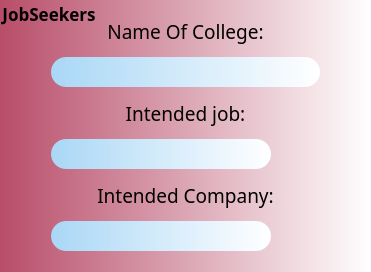
    <widget class="QGroupBox" name="jobSeekers_groupBox">
     <property name="font">
      <font>
       <family>Pristina</family>
       <pointsize>13</pointsize>
       <weight>75</weight>
       <bold>true</bold>
       <underline>false</underline>
       <strikeout>false</strikeout>
       <kerning>true</kerning>
      </font>
     </property>
     <property name="styleSheet">
      <string notr="true">background-color: qlineargradient(spread:pad, x1:0, y1:0, x2:1, y2:0, stop:0 rgba(184, 77, 105, 255), stop:1 rgba(255, 255, 255, 255));
border-radius:20px;</string>
     </property>
     <property name="title">
      <string>JobSeekers</string>
     </property>
     <layout class="QGridLayout" name="gridLayout_5">
      <item row="3" column="1" colspan="3">
       <widget class="QComboBox" name="intendedJob_comboBox">
        <property name="minimumSize">
         <size>
          <width>0</width>
          <height>30</height>
         </size>
        </property>
        <property name="maximumSize">
         <size>
          <width>220</width>
          <height>16777215</height>
         </size>
        </property>
        <property name="font">
         <font>
          <family>NPIEsfahan</family>
          <pointsize>15</pointsize>
         </font>
        </property>
        <property name="styleSheet">
         <string notr="true">QComboBox:hover{
	background-color: qlineargradient(spread:pad, x1:0, y1:0, x2:1, y2:0, stop:0 rgba(143, 177, 233, 255), stop:1 rgba(230, 230, 230, 255));
}
QComboBox{
	border-radius: 15px;
	background-color: qlineargradient(spread:pad, x1:0, y1:0, x2:1, y2:0, stop:0 rgba(169, 215, 246, 255), stop:1 rgba(255, 255, 255, 255));
}
QComboBox:focus {
	background-color: qradialgradient(spread:pad, cx:0.46, cy:0.488, radius:0.694, fx:0.932, fy:0.5, stop:0 rgba(86, 19, 19, 255), stop:1 rgba(255, 255, 255, 255));
                            }
        QComboBox::down-arrow { width: 0px; image: url(:/icon/icon-logo.png);
}
        QComboBox::drop-down { border: none; background:none;
}
        
    QComboBox QAbstractItemView {
    border:0px;
	border-radius: 15px;
	background-color: qlineargradient(spread:pad, x1:0, y1:0, x2:1, y2:0, stop:0 rgba(169, 215, 246, 255), stop:1 rgba(255, 255, 255, 255));    }
        
      
    QComboBox::item {
        min-height: 35px;
        min-width: 50px;
        outline: none;
    }
    QComboBox::item:selected{
        color: black;
        /*background-color: lightgray;*/
    }</string>
        </property>
        <item>
         <property name="text">
          <string/>
         </property>
        </item>
        <item>
         <property name="text">
          <string>Administration</string>
         </property>
        </item>
        <item>
         <property name="text">
          <string>Web Programming</string>
         </property>
        </item>
        <item>
         <property name="text">
          <string>Marketing</string>
         </property>
        </item>
        <item>
         <property name="text">
          <string>Health Services</string>
         </property>
        </item>
        <item>
         <property name="text">
          <string>Consulting</string>
         </property>
        </item>
        <item>
         <property name="text">
          <string>Quality Control</string>
         </property>
        </item>
        <item>
         <property name="text">
          <string>AI</string>
         </property>
        </item>
        <item>
         <property name="text">
          <string>Information Technology</string>
         </property>
        </item>
        <item>
         <property name="text">
          <string>Human Resources</string>
         </property>
        </item>
        <item>
         <property name="text">
          <string>Product Managment</string>
         </property>
        </item>
        <item>
         <property name="text">
          <string>Finance</string>
         </property>
        </item>
        <item>
         <property name="text">
          <string>Accountancy</string>
         </property>
        </item>
        <item>
         <property name="text">
          <string>Software Programming</string>
         </property>
        </item>
       </widget>
      </item>
      <item row="4" column="1">
       <spacer name="horizontalSpacer_6">
        <property name="orientation">
         <enum>Qt::Horizontal</enum>
        </property>
        <property name="sizeHint" stdset="0">
         <size>
          <width>40</width>
          <height>20</height>
         </size>
        </property>
       </spacer>
      </item>
      <item row="1" column="1" colspan="3">
       <widget class="QLineEdit" name="nameOfCollege_lineEdit">
        <property name="sizePolicy">
         <sizepolicy hsizetype="Preferred" vsizetype="Fixed">
          <horstretch>0</horstretch>
          <verstretch>0</verstretch>
         </sizepolicy>
        </property>
        <property name="minimumSize">
         <size>
          <width>0</width>
          <height>30</height>
         </size>
        </property>
        <property name="maximumSize">
         <size>
          <width>16777215</width>
          <height>16777215</height>
         </size>
        </property>
        <property name="font">
         <font>
          <family>NPIEsfahan</family>
          <pointsize>15</pointsize>
         </font>
        </property>
        <property name="styleSheet">
         <string notr="true">QLineEdit:hover{
	background-color: qlineargradient(spread:pad, x1:0, y1:0, x2:1, y2:0, stop:0 rgba(143, 177, 233, 255), stop:1 rgba(230, 230, 230, 255));
}
QLineEdit{
	border-radius: 15px;
	background-color: qlineargradient(spread:pad, x1:0, y1:0, x2:1, y2:0, stop:0 rgba(169, 215, 246, 255), stop:1 rgba(255, 255, 255, 255));
}
</string>
        </property>
        <property name="alignment">
         <set>Qt::AlignCenter</set>
        </property>
       </widget>
      </item>
      <item row="4" column="2">
       <widget class="QLabel" name="intendedCompany_label">
        <property name="minimumSize">
         <size>
          <width>0</width>
          <height>40</height>
         </size>
        </property>
        <property name="maximumSize">
         <size>
          <width>16777215</width>
          <height>40</height>
         </size>
        </property>
        <property name="font">
         <font>
          <family>Pristina</family>
          <pointsize>14</pointsize>
         </font>
        </property>
        <property name="styleSheet">
         <string notr="true">QLabel{
background-color: qlineargradient(spread:pad, x1:0, y1:0, x2:1, y2:1, stop:0 rgba(0, 0, 0, 0), stop:1 rgba(0, 0, 0, 0));
border-radius:20px;
}
QLabel:hover{
background-color: qradialgradient(spread:reflect, cx:0.5, cy:0.5, radius:0.5, fx:0.5, fy:0.5, stop:0 rgba(0, 0, 0, 56), stop:1 rgba(143, 177, 233, 255))
}</string>
        </property>
        <property name="text">
         <string>Intended Company:</string>
        </property>
        <property name="alignment">
         <set>Qt::AlignCenter</set>
        </property>
       </widget>
      </item>
      <item row="2" column="2">
       <widget class="QLabel" name="intendedJob_label">
        <property name="minimumSize">
         <size>
          <width>0</width>
          <height>40</height>
         </size>
        </property>
        <property name="maximumSize">
         <size>
          <width>16777215</width>
          <height>40</height>
         </size>
        </property>
        <property name="font">
         <font>
          <family>Pristina</family>
          <pointsize>14</pointsize>
         </font>
        </property>
        <property name="styleSheet">
         <string notr="true">QLabel{
background-color: qlineargradient(spread:pad, x1:0, y1:0, x2:1, y2:1, stop:0 rgba(0, 0, 0, 0), stop:1 rgba(0, 0, 0, 0));
border-radius:20px;
}
QLabel:hover{
background-color: qradialgradient(spread:reflect, cx:0.5, cy:0.5, radius:0.5, fx:0.5, fy:0.5, stop:0 rgba(0, 0, 0, 56), stop:1 rgba(143, 177, 233, 255))
}</string>
        </property>
        <property name="text">
         <string>Intended job:</string>
        </property>
        <property name="alignment">
         <set>Qt::AlignCenter</set>
        </property>
       </widget>
      </item>
      <item row="4" column="3">
       <spacer name="horizontalSpacer_7">
        <property name="orientation">
         <enum>Qt::Horizontal</enum>
        </property>
        <property name="sizeHint" stdset="0">
         <size>
          <width>40</width>
          <height>20</height>
         </size>
        </property>
       </spacer>
      </item>
      <item row="0" column="2">
       <widget class="QLabel" name="nameOfCollege_label">
        <property name="minimumSize">
         <size>
          <width>0</width>
          <height>40</height>
         </size>
        </property>
        <property name="maximumSize">
         <size>
          <width>16777215</width>
          <height>40</height>
         </size>
        </property>
        <property name="font">
         <font>
          <family>Pristina</family>
          <pointsize>14</pointsize>
         </font>
        </property>
        <property name="styleSheet">
         <string notr="true">QLabel{
background-color: qlineargradient(spread:pad, x1:0, y1:0, x2:1, y2:1, stop:0 rgba(0, 0, 0, 0), stop:1 rgba(0, 0, 0, 0));
border-radius:20px;
}
QLabel:hover{
background-color: qradialgradient(spread:reflect, cx:0.5, cy:0.5, radius:0.5, fx:0.5, fy:0.5, stop:0 rgba(0, 0, 0, 56), stop:1 rgba(143, 177, 233, 255))
}</string>
        </property>
        <property name="text">
         <string>Name Of College:</string>
        </property>
        <property name="alignment">
         <set>Qt::AlignCenter</set>
        </property>
       </widget>
      </item>
      <item row="4" column="0">
       <spacer name="horizontalSpacer_5">
        <property name="orientation">
         <enum>Qt::Horizontal</enum>
        </property>
        <property name="sizeHint" stdset="0">
         <size>
          <width>40</width>
          <height>20</height>
         </size>
        </property>
       </spacer>
      </item>
      <item row="5" column="1" colspan="3">
       <widget class="QComboBox" name="intendedCompany_comboBox">
        <property name="minimumSize">
         <size>
          <width>0</width>
          <height>30</height>
         </size>
        </property>
        <property name="maximumSize">
         <size>
          <width>220</width>
          <height>16777215</height>
         </size>
        </property>
        <property name="font">
         <font>
          <family>NPIEsfahan</family>
          <pointsize>15</pointsize>
         </font>
        </property>
        <property name="styleSheet">
         <string notr="true">QComboBox:hover{
	background-color: qlineargradient(spread:pad, x1:0, y1:0, x2:1, y2:0, stop:0 rgba(143, 177, 233, 255), stop:1 rgba(230, 230, 230, 255));
}
QComboBox{
	border-radius: 15px;
	background-color: qlineargradient(spread:pad, x1:0, y1:0, x2:1, y2:0, stop:0 rgba(169, 215, 246, 255), stop:1 rgba(255, 255, 255, 255));
}
QComboBox:focus {
	background-color: qradialgradient(spread:pad, cx:0.46, cy:0.488, radius:0.694, fx:0.932, fy:0.5, stop:0 rgba(86, 19, 19, 255), stop:1 rgba(255, 255, 255, 255));
                            }
        QComboBox::down-arrow { width: 0px; image: url(:/icon/icon-logo.png);
}
        QComboBox::drop-down { border: none; background:none;
}
        
    QComboBox QAbstractItemView {
    border:0px;
	border-radius: 15px;
	background-color: qlineargradient(spread:pad, x1:0, y1:0, x2:1, y2:0, stop:0 rgba(169, 215, 246, 255), stop:1 rgba(255, 255, 255, 255));    }
        
      
    QComboBox::item {
        min-height: 35px;
        min-width: 50px;
        outline: none;
    }
    QComboBox::item:selected{
        color: black;
        /*background-color: lightgray;*/
    }</string>
        </property>
        <item>
         <property name="text">
          <string/>
         </property>
        </item>
        <item>
         <property name="text">
          <string>NTT</string>
         </property>
        </item>
        <item>
         <property name="text">
          <string>Stellanits</string>
         </property>
        </item>
        <item>
         <property name="text">
          <string>TNO</string>
         </property>
        </item>
        <item>
         <property name="text">
          <string>Orange</string>
         </property>
        </item>
        <item>
         <property name="text">
          <string>Generali</string>
         </property>
        </item>
        <item>
         <property name="text">
          <string>KPMG</string>
         </property>
        </item>
        <item>
         <property name="text">
          <string>SNCF</string>
         </property>
        </item>
        <item>
         <property name="text">
          <string>Siemens</string>
         </property>
        </item>
        <item>
         <property name="text">
          <string>Adidas</string>
         </property>
        </item>
        <item>
         <property name="text">
          <string>Microsoft</string>
         </property>
        </item>
        <item>
         <property name="text">
          <string>ING</string>
         </property>
        </item>
       </widget>
      </item>
      <item row="6" column="2">
       <spacer name="verticalSpacer_6">
        <property name="orientation">
         <enum>Qt::Vertical</enum>
        </property>
        <property name="sizeType">
         <enum>QSizePolicy::Fixed</enum>
        </property>
        <property name="sizeHint" stdset="0">
         <size>
          <width>15</width>
          <height>10</height>
         </size>
        </property>
       </spacer>
      </item>
      <item row="4" column="4">
       <spacer name="horizontalSpacer_8">
        <property name="orientation">
         <enum>Qt::Horizontal</enum>
        </property>
        <property name="sizeHint" stdset="0">
         <size>
          <width>40</width>
          <height>20</height>
         </size>
        </property>
       </spacer>
      </item>
     </layout>
    </widget>
